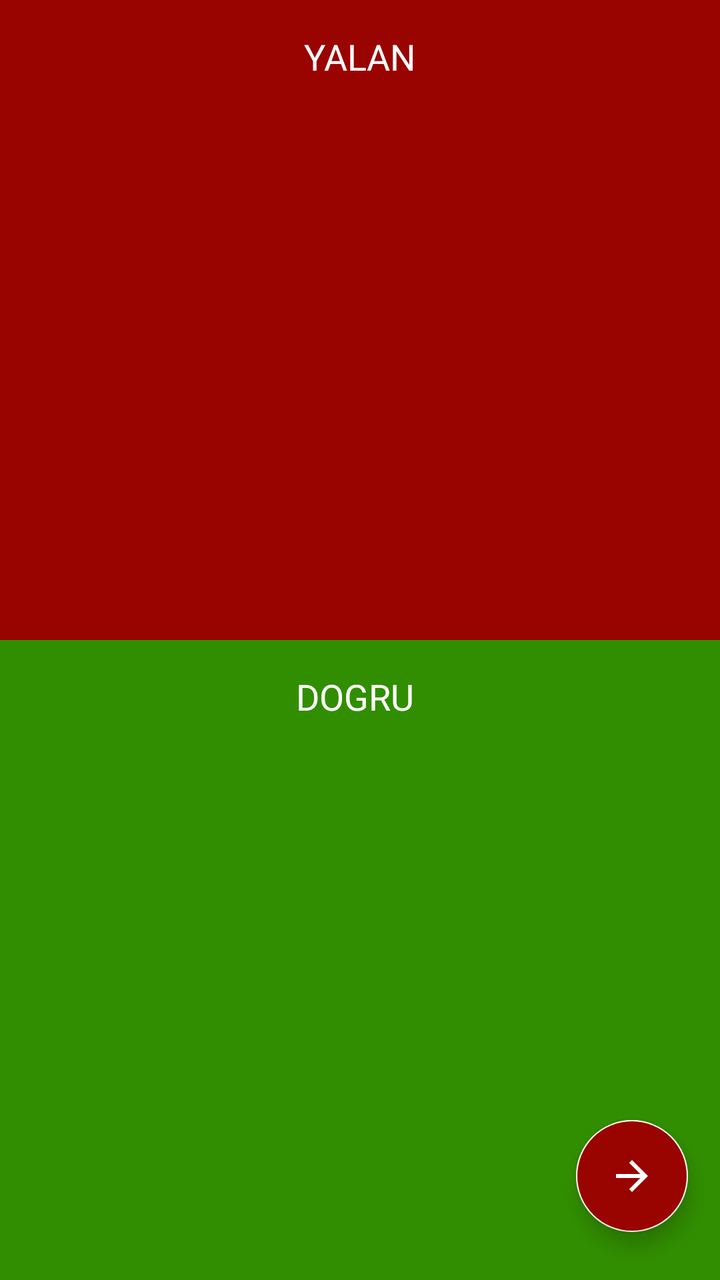
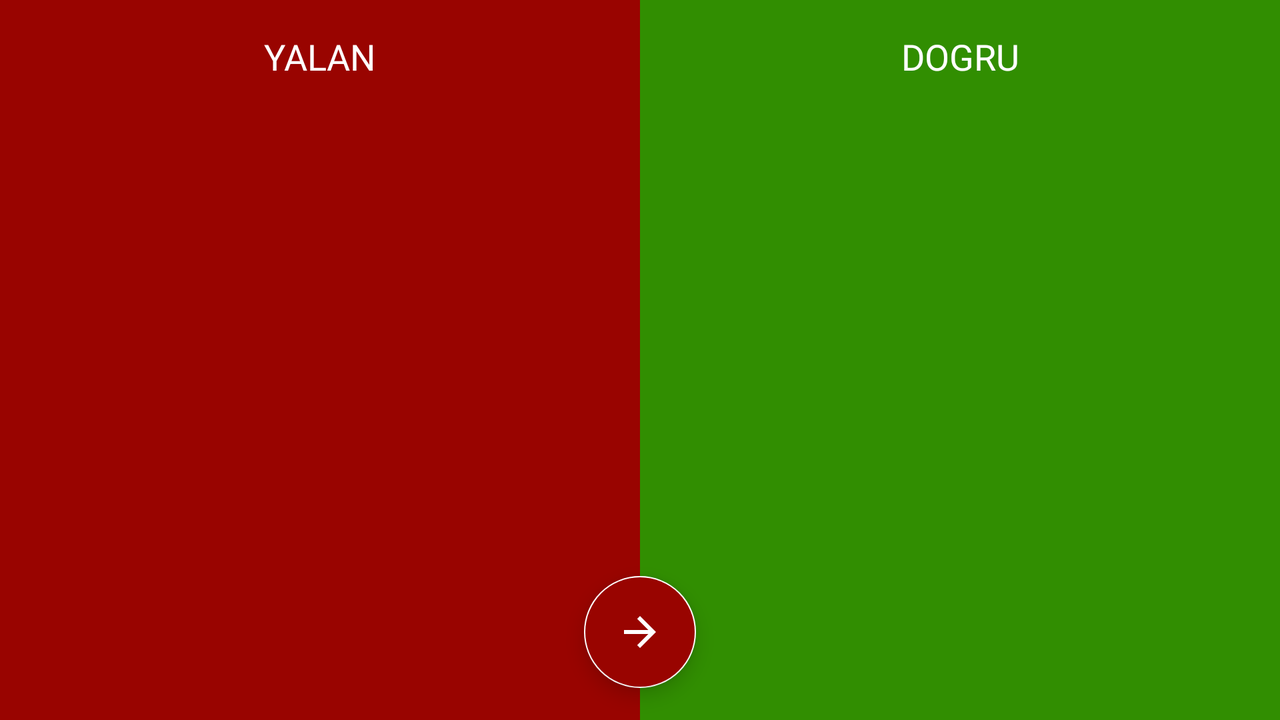

Compare how this app lays out the same screen by default and in its alternative resource folder. The renders come first, then the two layout files and the values they reference.
<!-- AndroidManifest.xml: application theme AppTheme -->
<!-- res/layout/fragment_result.xml -->
<?xml version="1.0" encoding="utf-8"?>
<androidx.constraintlayout.widget.ConstraintLayout xmlns:android="http://schemas.android.com/apk/res/android"
             xmlns:tools="http://schemas.android.com/tools"
             xmlns:app="http://schemas.android.com/apk/res-auto"
             android:layout_width="match_parent"
             android:layout_height="match_parent"
             tools:context=".ResultFragment">

    <TextView
            style="@style/TextViewStyle"
            android:text="@string/lie"
            android:id="@+id/result_lie_header_textView"
            android:layout_marginEnd="8dp"
            android:elevation="2dp"
            app:layout_constraintEnd_toEndOf="parent"
            android:layout_marginStart="8dp"
            app:layout_constraintStart_toStartOf="parent"
            app:layout_constraintTop_toTopOf="parent"
            android:layout_marginTop="16dp"/>
    <TextView
            android:id="@+id/result_lie_textView"
            style="@style/ResultTextViewStyle"
            android:background="@color/colorRed"
            app:layout_constraintLeft_toLeftOf="parent"
            app:layout_constraintVertical_weight="1"
            app:layout_constraintEnd_toEndOf="parent"
            app:layout_constraintStart_toStartOf="parent"
            app:layout_constraintTop_toTopOf="parent"
            app:layout_constraintBottom_toTopOf="@+id/result_truth_textView"
            app:layout_constraintHorizontal_bias="0.0"
            android:padding="64dp"/>

    <ImageView
            android:layout_width="96dp"
            android:src="@drawable/ic_cancel_white_24dp"
            android:layout_height="96dp"
            android:id="@+id/imageView" app:layout_constraintEnd_toEndOf="parent" android:layout_marginEnd="8dp"
            app:layout_constraintStart_toStartOf="parent" android:layout_marginStart="8dp"
            android:layout_marginBottom="16dp" app:layout_constraintBottom_toTopOf="@+id/result_truth_textView"/>

    <TextView
            style="@style/TextViewStyle"
            android:elevation="2dp"
            android:text="@string/truth"
            android:id="@+id/result_truth_header_textView"
            android:layout_marginEnd="8dp"
            app:layout_constraintEnd_toEndOf="parent"
            android:layout_marginStart="8dp"
            app:layout_constraintStart_toStartOf="parent"
            app:layout_constraintTop_toTopOf="@+id/result_truth_textView"
            app:layout_constraintHorizontal_bias="0.491"
            android:layout_marginTop="16dp"/>
    <TextView
            style="@style/ResultTextViewStyle"
            android:id="@+id/result_truth_textView"
            android:background="@color/colorGreen"
            app:layout_constraintBottom_toBottomOf="parent"
            app:layout_constraintVertical_weight="1"
            app:layout_constraintEnd_toEndOf="parent"
            app:layout_constraintStart_toStartOf="parent"
            app:layout_constraintHorizontal_bias="0.0"
            app:layout_constraintVertical_bias="0.0"
            app:layout_constraintTop_toBottomOf="@+id/result_lie_textView"
            android:padding="64dp"/>

    <ImageView
            android:layout_width="96dp"
            android:src="@drawable/ic_check_circle_white_24dp"
            android:layout_height="96dp" app:layout_constraintEnd_toEndOf="parent"
            android:layout_marginEnd="8dp" app:layout_constraintStart_toStartOf="parent"
            android:layout_marginStart="8dp"
            android:layout_marginTop="8dp"
            app:layout_constraintTop_toTopOf="@+id/result_truth_textView"
            app:layout_constraintHorizontal_bias="0.501"
            android:layout_marginBottom="16dp"
            app:layout_constraintBottom_toBottomOf="@+id/result_truth_textView"
            app:layout_constraintVertical_bias="0.933"/>

    <com.google.android.material.floatingactionbutton.FloatingActionButton
            android:layout_width="wrap_content"
            android:layout_height="wrap_content"
            android:id="@+id/truth_fab"
            app:layout_constraintBottom_toBottomOf="parent"
            android:layout_marginBottom="24dp"
            android:layout_marginEnd="16dp"
            app:layout_constraintEnd_toEndOf="parent"
            app:layout_constraintStart_toStartOf="parent"
            android:layout_marginStart="16dp"
            android:backgroundTint="@color/colorRed"
            android:src="@drawable/ic_arrow_forward_black_24dp" app:layout_constraintHorizontal_bias="1.0"/>

</androidx.constraintlayout.widget.ConstraintLayout>
<!-- resources referenced by this layout -->
<resources>
  <color name="colorGreen">#318E01</color>
  <color name="colorRed">#990400</color>
  <!-- drawable ic_arrow_forward_black_24dp (drawable) -->
  <vector android:height="96dp" android:tint="#FFFFFF"
      android:viewportHeight="24.0" android:viewportWidth="24.0"
      android:width="96dp" xmlns:android="http://schemas.android.com/apk/res/android">
      <path android:fillColor="#FF000000" android:pathData="M12,4l-1.41,1.41L16.17,11H4v2h12.17l-5.58,5.59L12,20l8,-8z"/>
  </vector>
  <string name="lie">YALAN</string>
  <string name="truth">DOGRU</string>
  <style name="ResultTextViewStyle" parent="TextViewStyle">
          <item name="android:textAllCaps">true</item>
          <item name="android:layout_width">match_parent</item>
          <item name="android:layout_height">0dp</item>
      </style>
  <style name="TextViewStyle" parent="android:Widget.TextView">
          <item name="android:textColor">@android:color/white</item>
          <item name="android:fontFamily">@font/hurmegeometricsans2bold</item>
          <item name="android:textAppearance">?android:attr/textAppearanceMedium</item>
          <item name="android:layout_width">wrap_content</item>
          <item name="android:layout_height">wrap_content</item>
      </style>
  <style name="AppTheme" parent="Theme.AppCompat.Light.NoActionBar">
          
          <item name="colorPrimary">@color/colorPrimary</item>
          <item name="colorPrimaryDark">@color/colorPrimaryDark</item>
          <item name="colorAccent">@color/colorAccent</item>
      </style>
  <color name="colorPrimary">#008577</color>
  <color name="colorPrimaryDark">#000000</color>
  <color name="colorAccent">#FFFFFF</color>
</resources>
<!-- res/layout-land/fragment_result.xml (the repository's variant of the layout above) -->
<!-- drawn on the phone turned sideways -->
<?xml version="1.0" encoding="utf-8"?>
<androidx.constraintlayout.widget.ConstraintLayout
        xmlns:android="http://schemas.android.com/apk/res/android"
        xmlns:tools="http://schemas.android.com/tools"
        xmlns:app="http://schemas.android.com/apk/res-auto"
        android:layout_width="match_parent"
        android:layout_height="match_parent"
        tools:context=".ResultFragment">

    <TextView
            style="@style/TextViewStyle"
            android:text="@string/lie"
            android:id="@+id/result_lie_header_textView"
            android:elevation="2dp"
            app:layout_constraintTop_toTopOf="@+id/result_lie_textView"
            app:layout_constraintEnd_toStartOf="@+id/result_truth_textView" android:layout_marginEnd="8dp"
            app:layout_constraintStart_toStartOf="parent" android:layout_marginStart="8dp"
            android:layout_marginTop="16dp"/>
    <TextView
            style="@style/LandscapeResultTextViewStyle"
            android:id="@+id/result_lie_textView"
            android:background="@color/colorRed"
            app:layout_constraintHorizontal_weight="1"
            android:padding="64dp" app:layout_constraintStart_toStartOf="parent"
            app:layout_constraintTop_toTopOf="parent" app:layout_constraintBottom_toBottomOf="parent"
            app:layout_constraintEnd_toStartOf="@+id/result_truth_textView" app:layout_constraintVertical_bias="1.0"/>

    <ImageView
            android:layout_width="96dp"
            android:src="@drawable/ic_cancel_white_24dp"
            android:layout_height="96dp"
            app:layout_constraintEnd_toStartOf="@+id/result_truth_textView" android:layout_marginEnd="8dp"
            app:layout_constraintStart_toStartOf="@+id/result_lie_textView" android:layout_marginStart="8dp"
            android:layout_marginBottom="8dp" app:layout_constraintBottom_toBottomOf="@+id/result_lie_textView"/>

    <TextView
            style="@style/TextViewStyle"
            android:elevation="2dp"
            android:text="@string/truth"
            android:id="@+id/result_truth_header_textView"
            android:layout_marginTop="16dp"
            app:layout_constraintTop_toTopOf="parent" app:layout_constraintStart_toStartOf="@+id/result_truth_textView"
            android:layout_marginStart="8dp" app:layout_constraintEnd_toEndOf="parent" android:layout_marginEnd="8dp"/>
    <TextView
            style="@style/LandscapeResultTextViewStyle"
            android:id="@+id/result_truth_textView"
            android:background="@color/colorGreen"
            app:layout_constraintHorizontal_weight="1"
            app:layout_constraintRight_toLeftOf="@+id/result_lie_textView"
            android:padding="64dp" app:layout_constraintEnd_toEndOf="parent"
            app:layout_constraintTop_toTopOf="parent"
            app:layout_constraintBottom_toBottomOf="parent"
            app:layout_constraintStart_toEndOf="@+id/result_lie_textView" app:layout_constraintHorizontal_bias="0.0"
            app:layout_constraintVertical_bias="0.0"/>

    <ImageView
            android:layout_width="96dp"
            android:src="@drawable/ic_check_circle_white_24dp"
            android:layout_height="96dp"
            app:layout_constraintEnd_toEndOf="@+id/result_truth_textView"
            app:layout_constraintStart_toStartOf="@+id/result_truth_textView" android:layout_marginStart="8dp"
            android:layout_marginBottom="8dp" app:layout_constraintBottom_toBottomOf="@+id/result_truth_textView"/>

    <com.google.android.material.floatingactionbutton.FloatingActionButton
            android:layout_width="wrap_content"
            android:layout_height="wrap_content"
            android:id="@+id/truth_fab"
            app:layout_constraintBottom_toBottomOf="parent"
            android:layout_marginBottom="16dp"
            android:layout_marginEnd="16dp"
            app:layout_constraintEnd_toEndOf="parent"
            app:layout_constraintStart_toStartOf="parent"
            android:layout_marginStart="16dp"
            android:backgroundTint="@color/colorRed"
            android:src="@drawable/ic_arrow_forward_black_24dp"/>

</androidx.constraintlayout.widget.ConstraintLayout>
<!-- resources referenced by the variant -->
<!-- as the phone turned sideways resolves them -->
<resources>
  <color name="colorGreen">#318E01</color>
  <color name="colorRed">#990400</color>
  <!-- drawable ic_arrow_forward_black_24dp (drawable) -->
  <vector android:height="96dp" android:tint="#FFFFFF"
      android:viewportHeight="24.0" android:viewportWidth="24.0"
      android:width="96dp" xmlns:android="http://schemas.android.com/apk/res/android">
      <path android:fillColor="#FF000000" android:pathData="M12,4l-1.41,1.41L16.17,11H4v2h12.17l-5.58,5.59L12,20l8,-8z"/>
  </vector>
  <string name="lie">YALAN</string>
  <string name="truth">DOGRU</string>
  <style name="LandscapeResultTextViewStyle" parent="TextViewStyle">
          <item name="android:textAllCaps">true</item>
          <item name="android:layout_width">0dp</item>
          <item name="android:layout_height">match_parent</item>
      </style>
  <style name="TextViewStyle" parent="android:Widget.TextView">
          <item name="android:textColor">@android:color/white</item>
          <item name="android:fontFamily">@font/hurmegeometricsans2bold</item>
          <item name="android:textAppearance">?android:attr/textAppearanceMedium</item>
          <item name="android:layout_width">wrap_content</item>
          <item name="android:layout_height">wrap_content</item>
      </style>
  <style name="AppTheme" parent="Theme.AppCompat.Light.NoActionBar">
          
          <item name="colorPrimary">@color/colorPrimary</item>
          <item name="colorPrimaryDark">@color/colorPrimaryDark</item>
          <item name="colorAccent">@color/colorAccent</item>
      </style>
  <color name="colorPrimary">#008577</color>
  <color name="colorPrimaryDark">#000000</color>
  <color name="colorAccent">#FFFFFF</color>
</resources>
